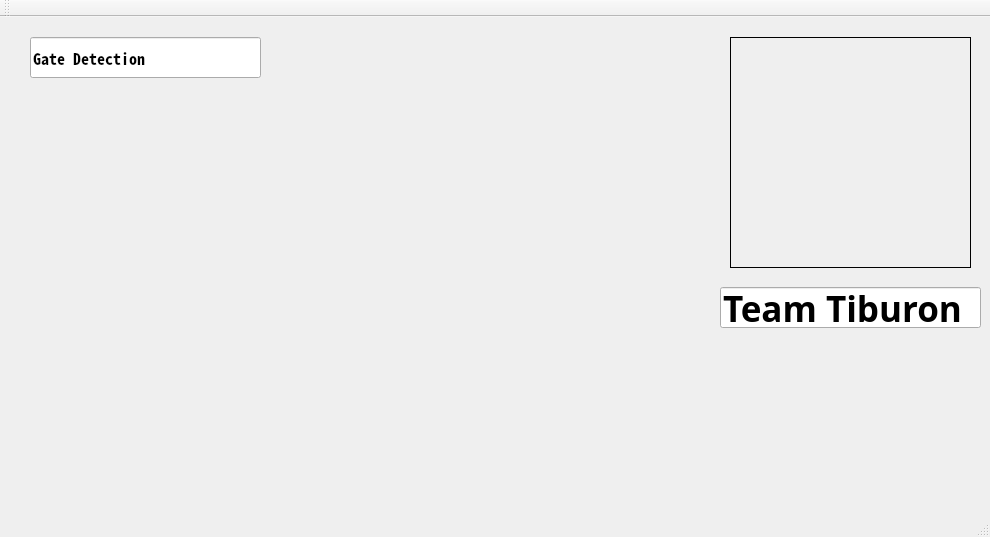
<?xml version="1.0" encoding="UTF-8"?>
<ui version="4.0">
 <class>yellowflare</class>
 <widget class="QMainWindow" name="Gate Detection">
  <property name="geometry">
   <rect>
    <x>0</x>
    <y>0</y>
    <width>990</width>
    <height>537</height>
   </rect>
  </property>
  <property name="windowTitle">
   <string>Yellow Flare Tuner</string>
  </property>
  <property name="tabShape">
   <enum>QTabWidget::Rounded</enum>
  </property>
  <widget class="QWidget" name="centralWidget">
   <widget class="QLabel" name="logo">
    <property name="geometry">
     <rect>
      <x>730</x>
      <y>20</y>
      <width>241</width>
      <height>231</height>
     </rect>
    </property>
    <property name="frameShape">
     <enum>QFrame::Box</enum>
    </property>
    <property name="lineWidth">
     <number>1</number>
    </property>
    <property name="text">
     <string/>
    </property>
    <property name="margin">
     <number>7</number>
    </property>
    <property name="indent">
     <number>-1</number>
    </property>
   </widget>
   <widget class="QLineEdit" name="TiburonLabel">
    <property name="geometry">
     <rect>
      <x>720</x>
      <y>270</y>
      <width>261</width>
      <height>41</height>
     </rect>
    </property>
    <property name="font">
     <font>
      <family>Tlwg Mono</family>
      <pointsize>26</pointsize>
      <weight>75</weight>
      <bold>true</bold>
     </font>
    </property>
    <property name="text">
     <string>Team Tiburon</string>
    </property>
    <property name="readOnly">
     <bool>true</bool>
    </property>
   </widget>
   <widget class="QLineEdit" name="lineEdit_2">
    <property name="geometry">
     <rect>
      <x>30</x>
      <y>20</y>
      <width>231</width>
      <height>41</height>
     </rect>
    </property>
    <property name="font">
     <font>
      <family>Noto Sans Mono CJK JP</family>
      <pointsize>12</pointsize>
      <weight>75</weight>
      <bold>true</bold>
      <underline>false</underline>
     </font>
    </property>
    <property name="text">
     <string>Gate Detection</string>
    </property>
    <property name="readOnly">
     <bool>true</bool>
    </property>
   </widget>
  </widget>
  <widget class="QMenuBar" name="menuBar">
   <property name="geometry">
    <rect>
     <x>0</x>
     <y>0</y>
     <width>990</width>
     <height>19</height>
    </rect>
   </property>
  </widget>
  <widget class="QToolBar" name="mainToolBar">
   <attribute name="toolBarArea">
    <enum>TopToolBarArea</enum>
   </attribute>
   <attribute name="toolBarBreak">
    <bool>false</bool>
   </attribute>
  </widget>
  <widget class="QStatusBar" name="statusBar"/>
 </widget>
 <layoutdefault spacing="6" margin="11"/>
 <resources/>
 <connections/>
</ui>
